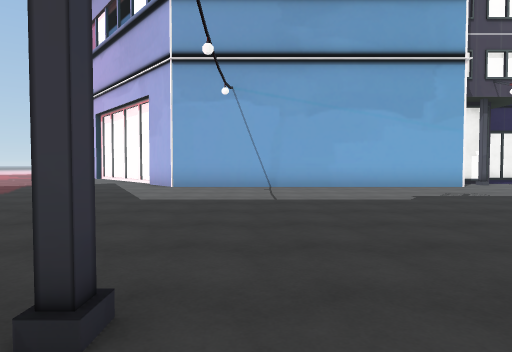
[1] (above)

24 first-person views from a walk through a scene from a Unity 3-D project. The camera is 1.2 m above the floor, tilts 2° down and sees 75° across. The floor is counted in squares, 2 m on a side. Each view is taken from the middle of a square. On the plan, view 1 faces up. The plan holds only what a view shows up to about 10 squares ahead; the rest is blank. The place goes on beyond the plan. The player character is not drawn. Some animated figures are left out. Some surface patterns are stand-ins.

[2]
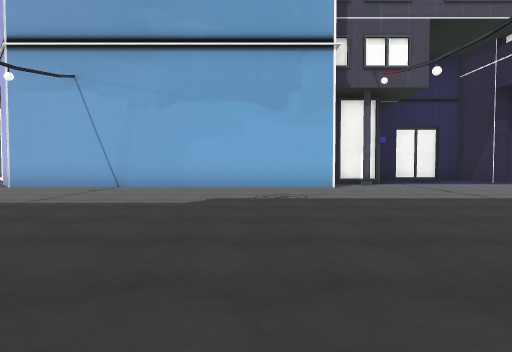

[3]
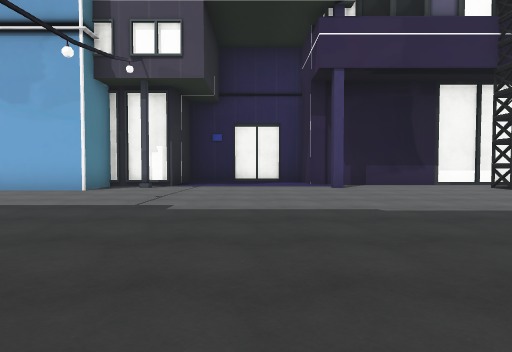

[4]
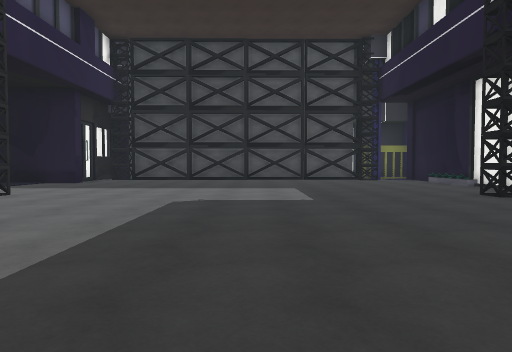

[5]
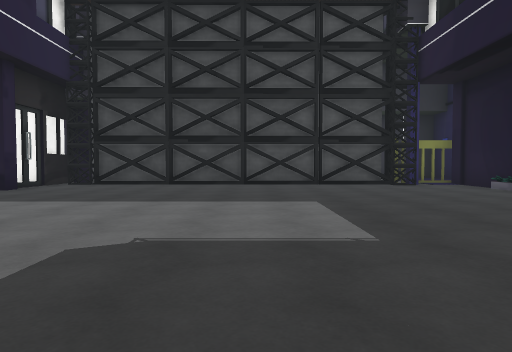

[6]
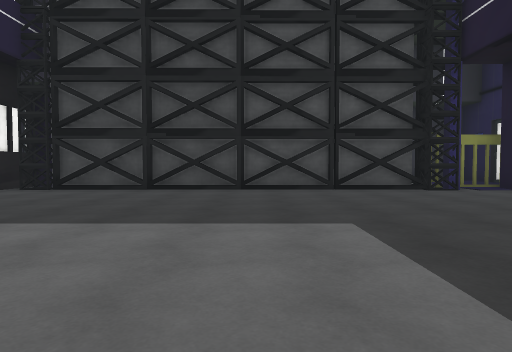

[7]
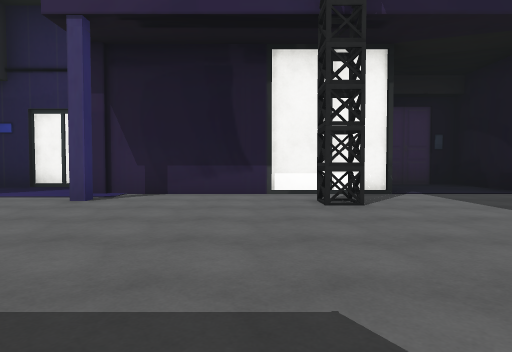

[8]
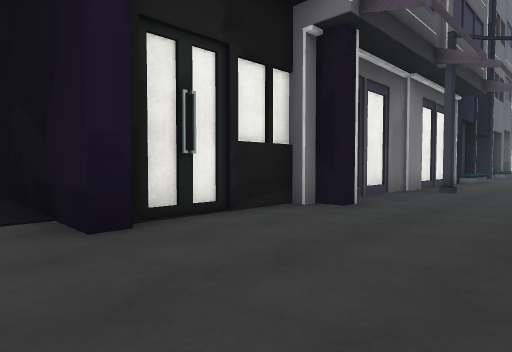

[9]
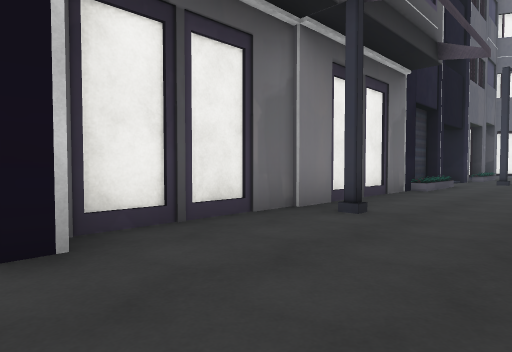

[10]
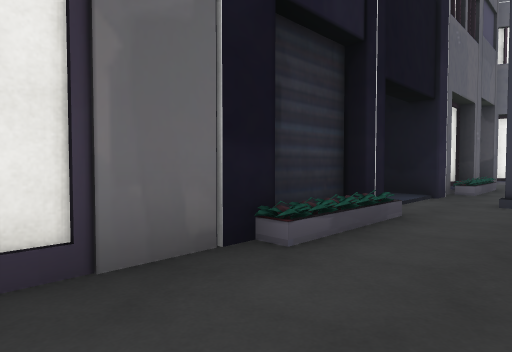

[11]
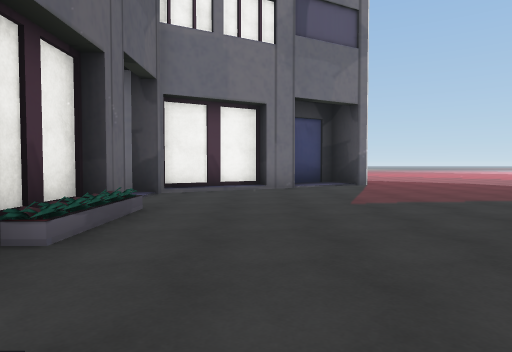

[12]
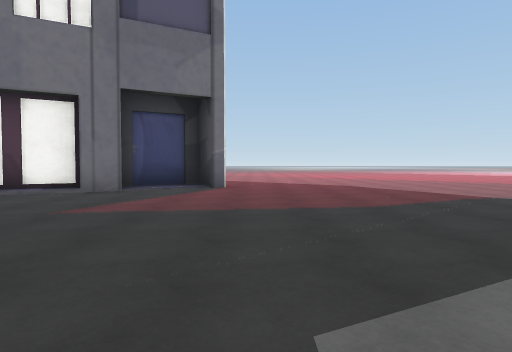

[13]
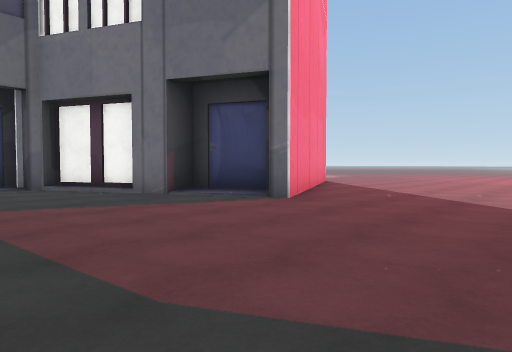

[14]
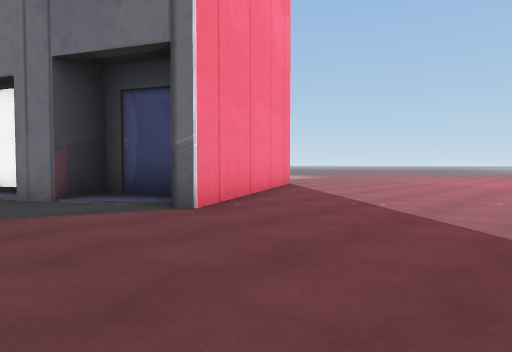

[15]
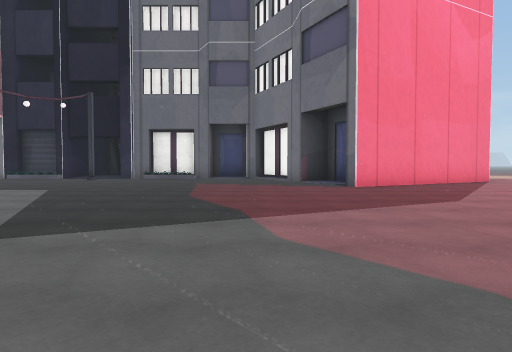

[16]
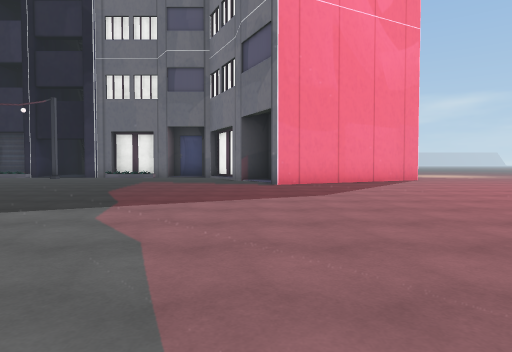

[17]
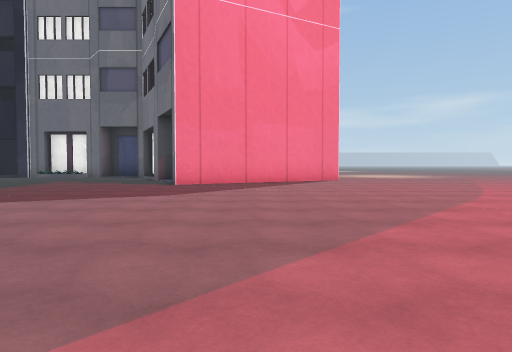

[18]
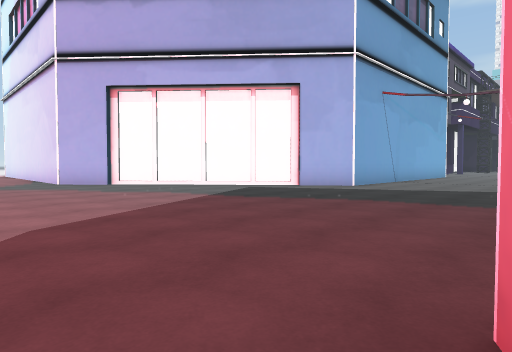

[19]
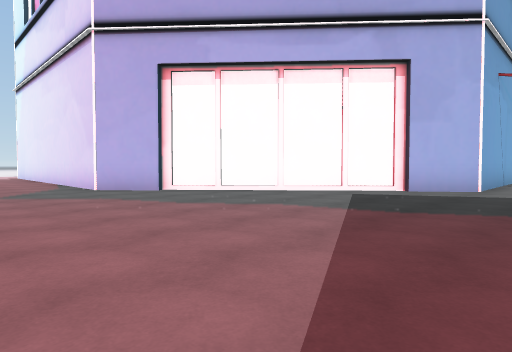

[20]
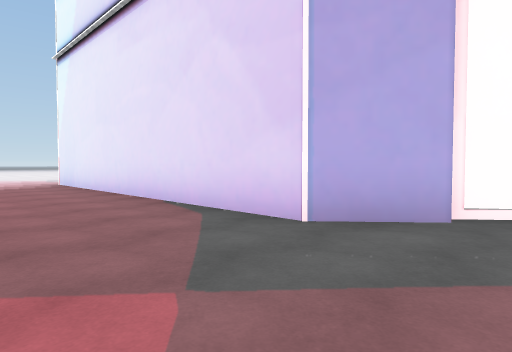

[21]
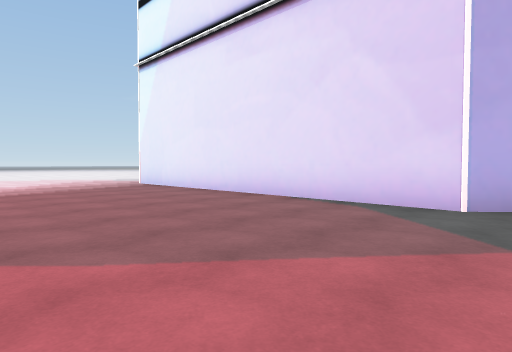

[22]
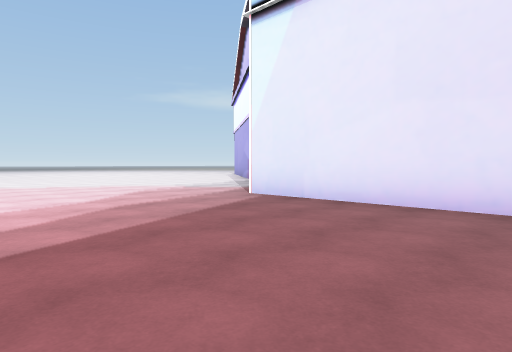

[23]
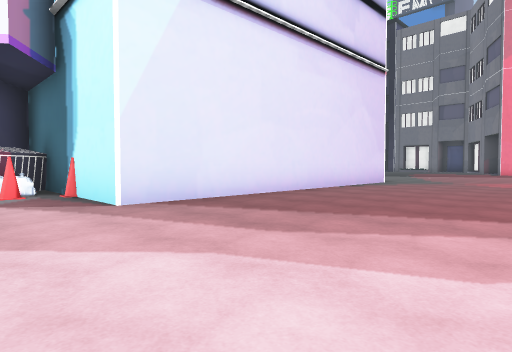

[24]
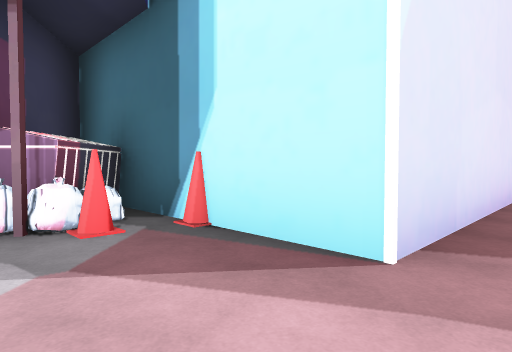

### Floor plan
Key: @ floor where view 1 was taken; # wall or solid block; . floor; / step, stairs or slope; B building; C cone; A bag; I bin; O other object.
Columns run from 13 left of view 1 to 23 right of it. Each row starts with its distance up from view 1.
 27 ........A
 26 .......CAI
 25 .....##C##
 24 .....#
 23 .....#
 22 .....#
 21 .....#
 20 .....#
 19 .....#
 18 .....#
 17 .....#
 16 .....##
 15 ......##                        ###
 14 .......##            ### B        #
 13 ........##               B        #
 12 .........##              B#####...#
 11 ..........##       ##....B........###
 10 ...........#########.........O......#
  9 ....................................#
  8 ....................................#
  7 ....................................#
  6 ....................................O
  5 ...#................................#
  4 .#BB................................O
  3 ## B#...............................#
  2    ##/..............................O
  1     ##......#.......................O
  0      ##.#O##.@#O#B####B#B....O......B
 -1       #B                   #.  ##O##B
 -2        B                   #        B
 -3                            #        B
 -4                            #

Where each view was taken, in squares from view 1:
view 1: 0 up, 0 right, facing up
view 2: 1 up, 4 right, facing up
view 3: 2 up, 10 right, facing up
view 4: 5 up, 10 right, facing right
view 5: 5 up, 13 right, facing right
view 6: 5 up, 15 right, facing right
view 7: 5 up, 15 right, facing up
view 8: 3 up, 15 right, facing down-left
view 9: 3 up, 11 right, facing down-left
view 10: 2 up, 5 right, facing down-left
view 11: 2 up, 0 right, facing left
view 12: 6 up, 1 left, facing left
view 13: 9 up, 5 left, facing down-left
view 14: 9 up, 7 left, facing down-left
view 15: 14 up, 7 left, facing down
view 16: 15 up, 9 left, facing down
view 17: 15 up, 12 left, facing down
view 18: 5 up, 11 left, facing up-right
view 19: 8 up, 11 left, facing up-right
view 20: 14 up, 11 left, facing up-right
view 21: 15 up, 13 left, facing up-right
view 22: 20 up, 13 left, facing up-right
view 23: 27 up, 13 left, facing down-right
view 24: 27 up, 9 left, facing down-right
